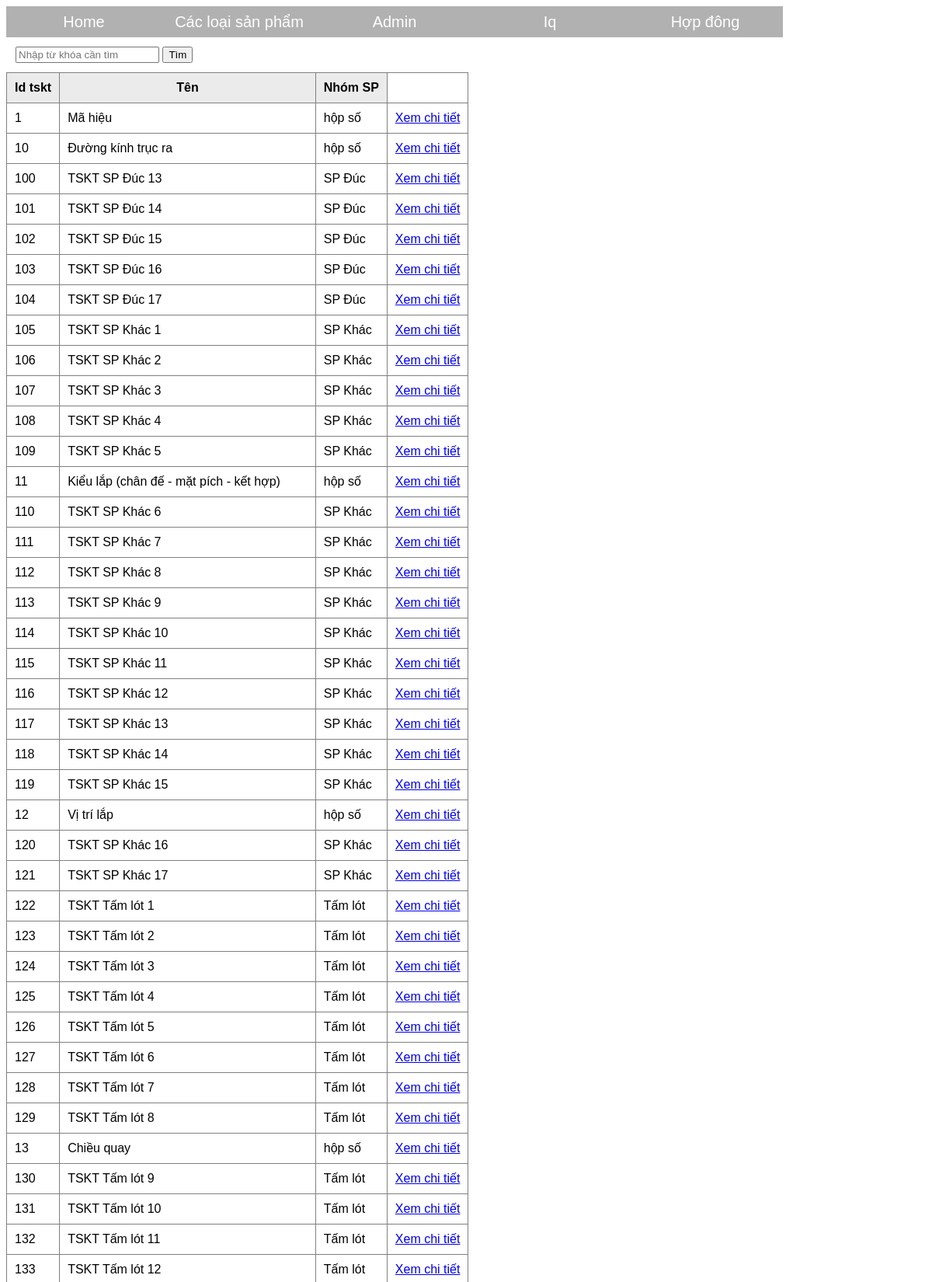
Screenshot of /tskt.php (upper part) with the database file from the repository.
### tables this page shows
CREATE TABLE `tentskt` (
  `idtskt` varchar(10) NOT NULL,
  `ten` varchar(45) DEFAULT NULL,
  `nhomsp` varchar(45) DEFAULT NULL
);

### tskt.php (the view, shortened to what this page needs)
<?php
    $conn = mysqli_connect("localhost", "root", "", "dataapp") or die("Không kết nối được cơ sở dữ liệu");
    if (isset($_GET['q']) && !empty($_GET['q'])) {
        $keyword = $_GET['q'];
        $sql = "SELECT * FROM tentskt WHERE idtskt LIKE '%$keyword%' OR ten LIKE '%$keyword%' OR nhomsp LIKE '%$keyword%'";
    }else{
        $sql = "SELECT * FROM tentskt ";
    }
    $result = mysqli_query($conn, $sql);
?>
<!DOCTYPE html>
<html>
<head>
    <link rel="stylesheet" type="text/css" href="style.css">
</head>
<body>
     <ul>
        <li><a href="index.php">Home</a></li>
        <li><a href="">Các loại sản phẩm</a>
        </li>
        <li><a href="">Admin</a>
        </li>
        <li><a href="iq.php">Iq</a></li>
        <li><a href="hopdong.php">Hợp đông</a></li>
    </ul>
    <table class="search-form" cellpadding="10">
        <tr>
            <td>
                <form action="" method="get">
                    <input type="text" name="q" placeholder="Nhập từ khóa cần tìm" value="<?php if(isset($_GET['q']))?>" />
                    <input type="submit" value="Tìm">
                </form>
            </td>
        </tr>
    </table>
    <table class="list" border="1" cellpadding="10">
          <tr>
            <th>Id tskt</th>
            <th>Tên</th>
            <th>Nhóm SP</th>
        </tr>
        <?php
           while ($row = mysqli_fetch_assoc($result)) {
            ?>
        <tr>
            <td><?php echo $row['idtskt']; ?></td>
            <td><?php echo $row['ten']; ?></td>
            <td><?php echo $row['nhomsp']; ?></td>
                        <form action="" method="get">
            <td><a href="./chiTiettskt.php?idKT=<?php echo  $row['idtskt'] ?>" >Xem chi tiết</a></td>
        </form>
        </tr>
    <?php } ?>
    </table>
</body>
</html>

### style.css (style rules this page uses)
body { background: url(); background-size: cover; font-family: arial; }
ul { margin: 0; padding: 0; list-style: none; }
ul li { float: left; width: 200px; height: 40px; background-color: darkgrey; opacity: .9; line-height: 40px; text-align: center; font-size: 20px; }
ul li a { text-decoration: none; color: white; display: block; }

### tskt.php (style rules this page uses)
.list { border-collapse: collapse; }
.list tr th { background: #ebebeb; }

### rows the page displays
tentskt: idtskt "1", ten "Mã hiệu", nhomsp "hộp số"
tentskt: idtskt "10", ten "Đường kính trục ra", nhomsp "hộp số"
tentskt: idtskt "100", ten "TSKT SP Đúc 13", nhomsp "SP Đúc"
tentskt: idtskt "101", ten "TSKT SP Đúc 14", nhomsp "SP Đúc"
tentskt: idtskt "102", ten "TSKT SP Đúc 15", nhomsp "SP Đúc"
tentskt: idtskt "103", ten "TSKT SP Đúc 16", nhomsp "SP Đúc"
tentskt: idtskt "104", ten "TSKT SP Đúc 17", nhomsp "SP Đúc"
tentskt: idtskt "105", ten "TSKT SP Khác 1", nhomsp "SP Khác"
tentskt: idtskt "106", ten "TSKT SP Khác 2", nhomsp "SP Khác"
tentskt: idtskt "107", ten "TSKT SP Khác 3", nhomsp "SP Khác"
tentskt: idtskt "108", ten "TSKT SP Khác 4", nhomsp "SP Khác"
tentskt: idtskt "109", ten "TSKT SP Khác 5", nhomsp "SP Khác"
tentskt: idtskt "11", ten "Kiểu lắp (chân đế - mặt pích - kết hợp)", nhomsp "hộp số"
tentskt: idtskt "110", ten "TSKT SP Khác 6", nhomsp "SP Khác"
tentskt: idtskt "111", ten "TSKT SP Khác 7", nhomsp "SP Khác"
tentskt: idtskt "112", ten "TSKT SP Khác 8", nhomsp "SP Khác"
tentskt: idtskt "113", ten "TSKT SP Khác 9", nhomsp "SP Khác"
tentskt: idtskt "114", ten "TSKT SP Khác 10", nhomsp "SP Khác"
tentskt: idtskt "115", ten "TSKT SP Khác 11", nhomsp "SP Khác"
tentskt: idtskt "116", ten "TSKT SP Khác 12", nhomsp "SP Khác"
tentskt: idtskt "117", ten "TSKT SP Khác 13", nhomsp "SP Khác"
tentskt: idtskt "118", ten "TSKT SP Khác 14", nhomsp "SP Khác"
tentskt: idtskt "119", ten "TSKT SP Khác 15", nhomsp "SP Khác"
tentskt: idtskt "12", ten "Vị trí lắp", nhomsp "hộp số"
tentskt: idtskt "120", ten "TSKT SP Khác 16", nhomsp "SP Khác"
tentskt: idtskt "121", ten "TSKT SP Khác 17", nhomsp "SP Khác"
tentskt: idtskt "122", ten "TSKT Tấm lót 1", nhomsp "Tấm lót"
tentskt: idtskt "123", ten "TSKT Tấm lót 2", nhomsp "Tấm lót"
tentskt: idtskt "124", ten "TSKT Tấm lót 3", nhomsp "Tấm lót"
tentskt: idtskt "125", ten "TSKT Tấm lót 4", nhomsp "Tấm lót"
tentskt: idtskt "126", ten "TSKT Tấm lót 5", nhomsp "Tấm lót"
tentskt: idtskt "127", ten "TSKT Tấm lót 6", nhomsp "Tấm lót"
tentskt: idtskt "128", ten "TSKT Tấm lót 7", nhomsp "Tấm lót"
tentskt: idtskt "129", ten "TSKT Tấm lót 8", nhomsp "Tấm lót"
tentskt: idtskt "13", ten "Chiều quay", nhomsp "hộp số"
tentskt: idtskt "130", ten "TSKT Tấm lót 9", nhomsp "Tấm lót"
tentskt: idtskt "131", ten "TSKT Tấm lót 10", nhomsp "Tấm lót"
tentskt: idtskt "132", ten "TSKT Tấm lót 11", nhomsp "Tấm lót"
tentskt: idtskt "133", ten "TSKT Tấm lót 12", nhomsp "Tấm lót"
